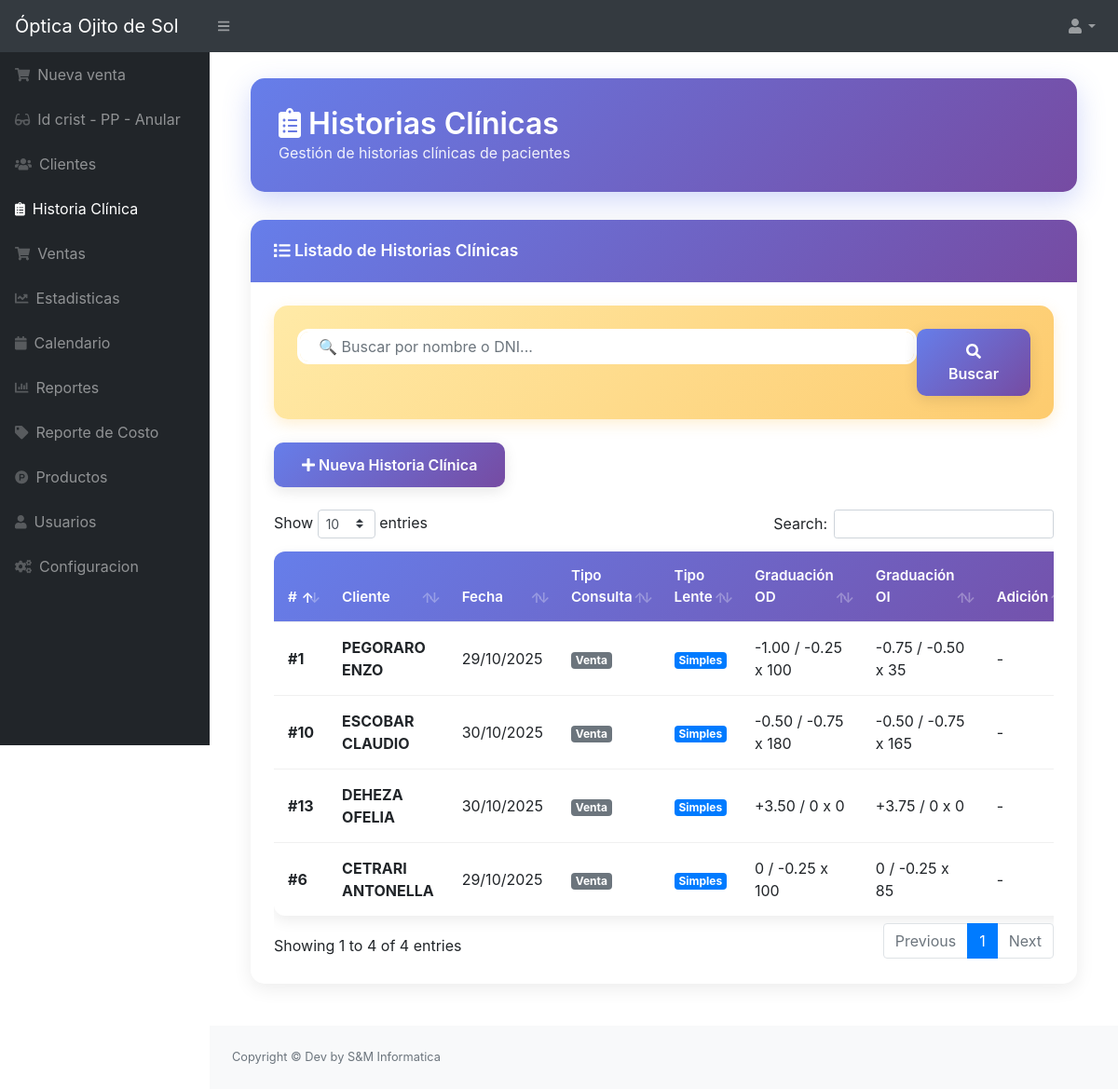
The app's page /src/historia_clinica.php (signed in) with its own data.
### tables this page shows
CREATE TABLE `historia_clinica` (
  `id` int NOT NULL,
  `id_cliente` int NOT NULL,
  `fecha` datetime NOT NULL DEFAULT CURRENT_TIMESTAMP,
  `tipo_lente` varchar(50) DEFAULT NULL COMMENT 'Simples, Bifocales, Multifocales, Sol, etc.',
  `tipo_consulta` varchar(50) DEFAULT NULL COMMENT 'Nueva, Control, Revisión',
  `nue_od_esfera` varchar(20) DEFAULT NULL,
  `nue_od_cilindro` varchar(20) DEFAULT NULL,
  `nue_od_eje` varchar(20) DEFAULT NULL,
  `nue_oi_esfera` varchar(20) DEFAULT NULL,
  `nue_oi_cilindro` varchar(20) DEFAULT NULL,
  `nue_oi_eje` varchar(20) DEFAULT NULL,
  `nue_adicion` varchar(20) DEFAULT NULL COMMENT 'Para lentes bifocales/multifocales',
  `observaciones` text,
  `id_usuario` int NOT NULL
);

CREATE TABLE `cliente` (
  `idcliente` int NOT NULL,
  `nombre` varchar(100) NOT NULL,
  `telefono` varchar(15) NOT NULL,
  `direccion` varchar(200) NOT NULL,
  `usuario_id` int NOT NULL,
  `estado` int NOT NULL DEFAULT '1',
  `dni` varchar(12) NOT NULL,
  `obrasocial` varchar(30) NOT NULL,
  `medico` varchar(30) NOT NULL
);

### src/historia_clinica.php (the view, shortened to what this page needs)
<?php
include "../conexion.php";
include_once "includes/header.php";
$where_clause = "";
?>
<div class="ventas-container">
    <div class="page-header">
        <h2><i class="fas fa-clipboard-list"></i> Historias Clínicas</h2>
        <p class="mb-0" style="opacity: 0.9;">Gestión de historias clínicas de pacientes</p>
    </div>
    <div class="card-modern">
        <div class="card-header-modern">
            <i class="fas fa-list"></i> Listado de Historias Clínicas
        </div>
        <div class="card-body-modern">
            <div class="search-section">
                <form method="GET" action="" class="d-flex flex-column flex-md-row gap-3">
                    <input type="text" name="buscar" class="form-control search-input flex-grow-1" placeholder="🔍 Buscar por nombre o DNI..." value="<?php echo isset($_GET['buscar']) ? htmlspecialchars($_GET['buscar']) : ''; ?>">
                    <button type="submit" class="btn btn-modern btn-modern-info">
                        <i class="fas fa-search"></i> Buscar
                    </button>
                </form>
            </div>
            <div class="mb-4">
                <a href="agregar_historia.php" class="btn btn-modern btn-modern-primary">
                    <i class="fas fa-plus"></i> Nueva Historia Clínica
                </a>
            </div>
            <div class="table-responsive">
                <table class="table table-modern" id="tbl">
                    <thead>
                        <tr>
                            <th>#</th>
                            <th>Cliente</th>
                            <th>Fecha</th>
                            <th>Tipo Consulta</th>
                            <th>Tipo Lente</th>
                            <th>Graduación OD</th>
                            <th>Graduación OI</th>
                            <th>Adición</th>
                        </tr>
                    </thead>
                    <tbody>
                        <?php
                        $query = "SELECT h.*, c.nombre as nombre_cliente, c.dni
                                  FROM historia_clinica h
                                  INNER JOIN cliente c ON h.id_cliente = c.idcliente
                                  $where_clause
                                  ORDER BY h.fecha DESC
                                  LIMIT 100";
                        $result = mysqli_query($conexion, $query);
                        if (mysqli_num_rows($result) > 0) {
                            while ($row = mysqli_fetch_assoc($result)) {
                                $fecha = date("d/m/Y", strtotime($row['fecha']));
                                $grad_od = trim($row['nue_od_esfera'] . ' / ' . $row['nue_od_cilindro'] . ' x ' . $row['nue_od_eje']);
                                $grad_oi = trim($row['nue_oi_esfera'] . ' / ' . $row['nue_oi_cilindro'] . ' x ' . $row['nue_oi_eje']);
                                $badge_consulta = '';
                                switch($row['tipo_consulta']) {
                                    default: $badge_consulta = 'badge-secondary';
                                }
                        ?>
                                <tr>
                                    <td><strong>#<?php echo $row['id']; ?></strong></td>
                                    <td><strong><?php echo htmlspecialchars($row['nombre_cliente']); ?></strong></td>
                                    <td><?php echo $fecha; ?></td>
                                    <td><span class="badge <?php echo $badge_consulta; ?>"><?php echo htmlspecialchars($row['tipo_consulta']); ?></span></td>
                                    <td><span class="badge badge-primary"><?php echo htmlspecialchars($row['tipo_lente'] ?: '-'); ?></span></td>
                                    <td><?php echo $grad_od; ?></td>
                                    <td><?php echo $grad_oi; ?></td>
                                    <td><?php echo htmlspecialchars($row['nue_adicion'] ?: '-'); ?></td>
                                </tr>
                        <?php
                            }
                        }
                        ?>
                    </tbody>
                </table>
            </div>
        </div>
    </div>
</div>
<?php include_once "includes/footer.php"; ?>

### src/includes/header.php (style rules this page uses)
.badge-secondary { color: #fff !important; background-color: #6c757d !important; }
.badge { display: inline-block !important; padding: 0.25em 0.4em !important; font-size: 75% !important; font-weight: 700 !important; line-height: 1 !important; text-align: center !important; white-space: nowrap !important; vertical-align: baseline !important; border-radius: 0.25rem !important; }

### src/historia_clinica.php (style rules this page uses)
.ventas-container { max-width: 1400px; margin: 0 auto; padding: 20px; }
.page-header { background: linear-gradient(135deg, #667eea 0%, #764ba2 100%); color: white; padding: 30px; border-radius: 15px; margin-bottom: 30px; box-shadow: 0 10px 30px rgba(102, 126, 234, 0.3); }
.page-header h2 { margin: 0; font-weight: 600; font-size: 2rem; }
.card-modern { border: none; border-radius: 15px; box-shadow: 0 5px 20px rgba(0, 0, 0, 0.08); transition: transform 0.3s, box-shadow 0.3s; margin-bottom: 25px; overflow: hidden; }
.card-header-modern { background: linear-gradient(135deg, #667eea 0%, #764ba2 100%); color: white; padding: 20px 25px; font-weight: 600; font-size: 1.1rem; border: none; }
.card-body-modern { padding: 25px; }
.btn-modern { border-radius: 10px; padding: 12px 30px; font-weight: 600; transition: all 0.3s; border: none; font-size: 1rem; box-shadow: 0 4px 15px rgba(0, 0, 0, 0.1); }
.btn-modern-primary { background: linear-gradient(135deg, #667eea 0%, #764ba2 100%); color: white; }
.btn-modern-info { background: linear-gradient(135deg, #667eea 0%, #764ba2 100%); color: white; }
.search-section { background: linear-gradient(135deg, #ffeaa7 0%, #fdcb6e 100%); padding: 25px; border-radius: 15px; box-shadow: 0 5px 15px rgba(253, 203, 110, 0.3); margin-bottom: 25px; }
.search-input { border: 3px solid white; border-radius: 12px; padding: 15px 20px; font-size: 1rem; transition: all 0.3s; }
.table-modern { border-radius: 12px; overflow: hidden; box-shadow: 0 5px 15px rgba(0, 0, 0, 0.08); }
.table-modern thead { background: linear-gradient(135deg, #667eea 0%, #764ba2 100%); color: white; }
.table-modern thead th { border: none; padding: 15px; font-weight: 600; font-size: 0.95rem; }
.table-modern tbody td { padding: 15px; vertical-align: middle; border-top: 1px solid #f0f0f0; }

### records on screen
historia_clinica: id "13", id_cliente.nombre "DEHEZA OFELIA", fecha "30/10/2025", tipo_consulta "Venta", tipo_lente "Simples", grad_od "+3.50 / 0 x 0", grad_oi "+3.75 / 0 x 0", nue_adicion "-"
historia_clinica: id "10", id_cliente.nombre "ESCOBAR CLAUDIO", fecha "30/10/2025", tipo_consulta "Venta", tipo_lente "Simples", grad_od "-0.50 / -0.75 x 180", grad_oi "-0.50 / -0.75 x 165", nue_adicion "-"
historia_clinica: id "6", id_cliente.nombre "CETRARI ANTONELLA", fecha "29/10/2025", tipo_consulta "Venta", tipo_lente "Simples", grad_od "0 / -0.25 x 100", grad_oi "0 / -0.25 x 85", nue_adicion "-"
historia_clinica: id "1", id_cliente.nombre "PEGORARO ENZO", fecha "29/10/2025", tipo_consulta "Venta", tipo_lente "Simples", grad_od "-1.00 / -0.25 x 100", grad_oi "-0.75 / -0.50 x 35", nue_adicion "-"
